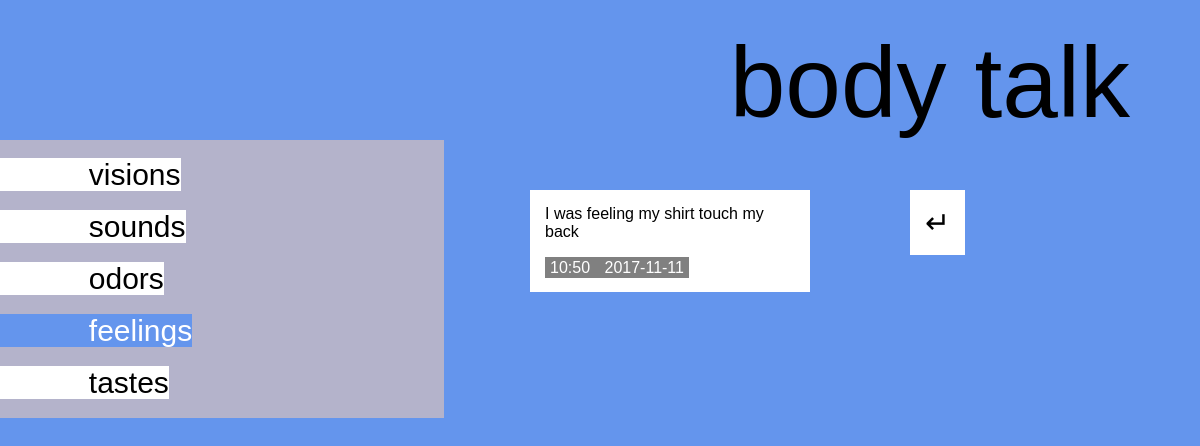
Screenshot of /item/6 with the database file from the repository.
### models.py (models this page shows)
class Entry(Base):
	__tablename__ = 'entry'
	id = Column(Integer, primary_key=True)
	category = Column(String)
	entry = Column(String)
	time = Column(DateTime)
	creatorEmail = Column(String)
	@property
	def serialize(self):
		return {
			'id':self.id,
			'word':self.word,
			'category':self.category,
			'definition':self.definition
		}
	'''
	@property
	def serialize(self):
	    """Return object data in easily serializeable format"""
	    return {
	    'name' : self.name,
	    'picture' : self.picture,
	    'description' : self.description,
	    'price' : self.price
	        }
	'''

### app.py (the view)
@app.route('/item/<itemID>')
def showItem(itemID):
    item = session.query(Entry).filter_by(id=itemID).one()
    items = session.query(Entry).all()
    authorized = check_authorized()
    if 'email' in login_session:
        if item.creatorEmail == login_session['email'] or login_session['email']=='dane.email@gmail.com':
            permitted = True
            email = login_session['email']
        else:
            permitted = False
            email = None
    else:
        permitted = False
        email = None
    return render_template('item.html', item=item, category=item.category,
                           categories=categories,
                           authorized=authorized,
                           permitted=permitted, email = email)

### app.py (called while the page is built)
def check_authorized():
    if 'username' in login_session:
        return True
    else:
        return False

### templates/item.html (shortened to what this page needs)
{% extends "base.html" %}
{% block item %}
	<div class = "spacer">
		<article class = "item">
		I was {% if item.category!='touching' %}{{ item.category }}{%else%}feeling the touch of{%endif%}
		{{item.entry}}
		<br><br>
		<span class = "datetime">
		{{item.time.hour}}:{%if item.time.minute<10%}0{%endif%}{{item.time.minute}}
		</span>
		<span class = "datetime">
		{{ item.time.year }}-{{ item.time.month }}-{{item.time.day}}
		</span>
		</article>
	</div>
	<div class = "spacer">
	<a href="javascript:history.back()">
	<article class = "item">
	<span class = "back">
	&#8629;
	</span>
	</article>
	</a>
	</div>
{% endblock %}

### static/styles/main.css (style rules this page uses)
body { background-color:#6495ED; font-family:Helvetica; box-sizing:border-box; border:0px; margin:0px; padding:0px; }
body a:visited, a:link { text-decoration: none; color:black; }
.header a:visited, a:link { text-decoration: none; color:white; }
.back { font-size:30px; }
.back .header a:visited, a:link { text-decoration: none; color:black; }
.datetime { background-color:grey; color:white; margin-bottom:10px; padding-left:5px; padding-right:5px; padding-top:2px; padding-bottom:2px; }
.item { position:relative; background-color:white; overflow-wrap: break-word; padding:15px; max-width:250px; }
.spacer { margin:50px; }

### rows the page displays
Entry: category "feeling", entry "my shirt touch my back", time.hour "10", time.minute "50", time.year "2017", time.month "11", time.day "11"
